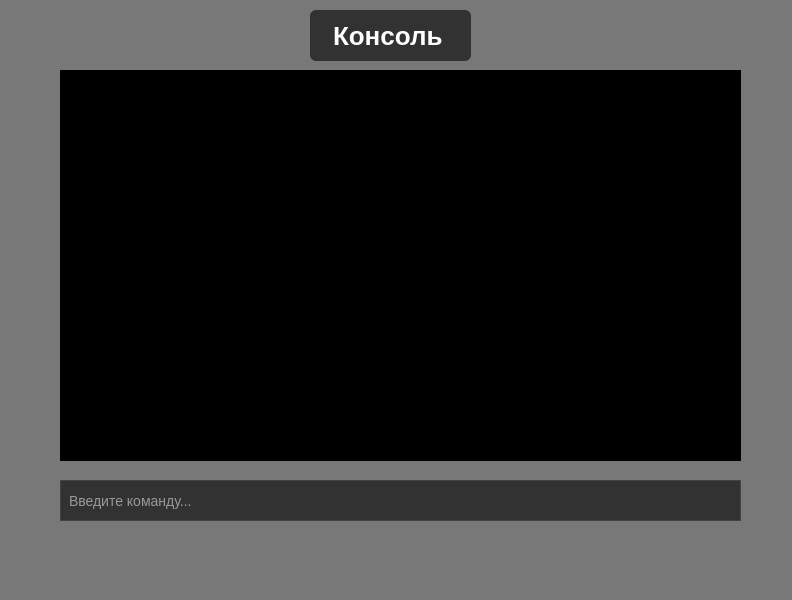
<?xml version="1.0" encoding="UTF-8"?>
<ui version="4.0">
 <class>MainWindow</class>
 <widget class="QMainWindow" name="MainWindow">
  <property name="geometry">
   <rect>
    <x>0</x>
    <y>0</y>
    <width>792</width>
    <height>600</height>
   </rect>
  </property>
  <property name="windowTitle">
   <string>MainWindow</string>
  </property>
  <property name="styleSheet">
   <string notr="true">background-color: rgb(120, 120, 120)</string>
  </property>
  <widget class="QWidget" name="centralwidget">
   <property name="layoutDirection">
    <enum>Qt::LayoutDirection::LeftToRight</enum>
   </property>
   <widget class="QTextEdit" name="consoleOutput">
    <property name="geometry">
     <rect>
      <x>60</x>
      <y>70</y>
      <width>681</width>
      <height>391</height>
     </rect>
    </property>
    <property name="styleSheet">
     <string notr="true">QTextEdit {
    background-color: #000000;
    color: #00ff00;
    font-family: Consolas, &quot;Courier New&quot;, monospace;
    font-size: 14px;
    border: none;
}
</string>
    </property>
    <property name="undoRedoEnabled">
     <bool>false</bool>
    </property>
    <property name="lineWrapMode">
     <enum>QTextEdit::LineWrapMode::NoWrap</enum>
    </property>
    <property name="readOnly">
     <bool>true</bool>
    </property>
   </widget>
   <widget class="QLineEdit" name="commandInput">
    <property name="geometry">
     <rect>
      <x>60</x>
      <y>480</y>
      <width>681</width>
      <height>41</height>
     </rect>
    </property>
    <property name="styleSheet">
     <string notr="true">QLineEdit {
    background-color: rgb(50, 50, 50);
    color: white;
    font-family: Consolas, &quot;Courier New&quot;, monospace;
    font-size: 14px;
    padding: 6px;
    border: 1px solid #444;
}
</string>
    </property>
    <property name="placeholderText">
     <string>Введите команду...</string>
    </property>
    <property name="clearButtonEnabled">
     <bool>true</bool>
    </property>
   </widget>
   <widget class="QLabel" name="consoleLabel">
    <property name="geometry">
     <rect>
      <x>310</x>
      <y>10</y>
      <width>161</width>
      <height>51</height>
     </rect>
    </property>
    <property name="styleSheet">
     <string notr="true">font-size: 26px;
background-color: rgb(50, 50, 50);
color: white;
padding: 8px 16px;
border-radius: 6px;
font-weight: 670;
</string>
    </property>
    <property name="text">
     <string>Консоль</string>
    </property>
   </widget>
  </widget>
  <widget class="QStatusBar" name="statusbar"/>
 </widget>
 <resources/>
 <connections/>
</ui>
